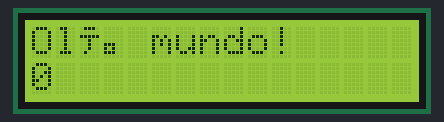
Recording of a sketch running on a simulated Arduino Uno, built with avr-gcc and run on an emulated ATmega328P. Shown: 16×2 character LCD.

Above: at 0.1 s.
At 4.1 s:
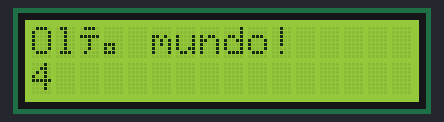
At 9.1 s:
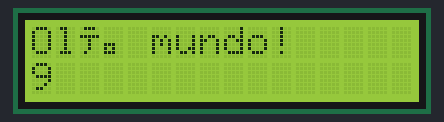
At 19.1 s:
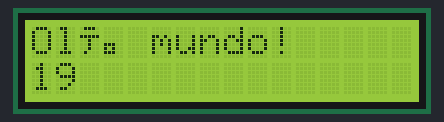
At 28.1 s:
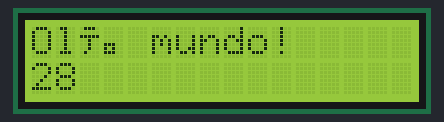
At 38.1 s:
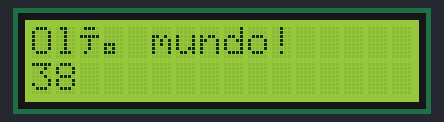

The sketch:

script.ino
```cpp
// Um projeto completo para usar um potenciômetro em conjunto com uma Tela de cristal líquido (LCD)
// Veja o projeto completo no link abaixo

// https://www.tinkercad.com/things/4Xoedk2Fx5g-brave-bigery/editel?sharecode=a6iP7gyDwGg7fBb9D-cyl4-Zsw577k1wQLqjJFP_Iv4

// Link na plataforma do Arduido http://www.arduino.cc/en/Tutorial/LiquidCrystal


#include <LiquidCrystal.h>

int seconds = 0;

LiquidCrystal lcd_1(12, 11, 5, 4, 3, 2);

void setup()
{
  lcd_1.begin(16, 2); // Configure o número de colunas e linhas no LCD.

  // Imprima uma mensagem no LCD.
  lcd_1.print("Olá mundo!");
}

void loop()
{
  // definir o cursor para a coluna 0, linha 1
  // (nota: a linha 1 é a segunda linha, pois a contagem começa com 0):
  lcd_1.setCursor(0, 1);
  // imprima o número de segundos desde a reinicialização:
  lcd_1.print(seconds);
  delay(1000); // Espere 1 segundo
  seconds += 1;
}
```

Measured:
- what the display in image 1 shows lasts 1.0 s, from 4.1 s to 5.1 s
